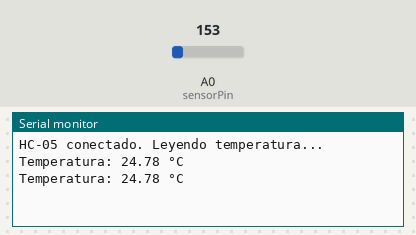
Simulated run of this sketch. Board: Arduino Uno, built with avr-gcc and run on an emulated ATmega328P. Shown: the last lines printed to the serial monitor. Inputs (shaded band) come from the test bench; at power-on: A0 (sensorPin) = 153.

Above: at 1.8 s.
1.9 s: A0 (sensorPin) set to 165
At 2.9 s:
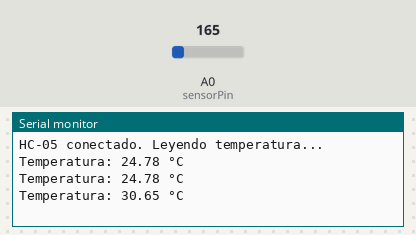
3.4 s: A0 (sensorPin) set to 175
At 4.6 s:
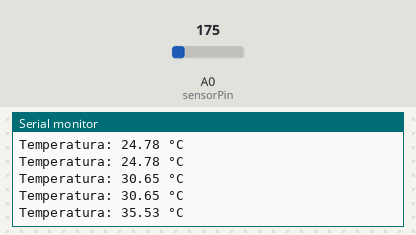
Timing chart, 0 to 6.4 s (numbered marks = the images above; inputs shaded):
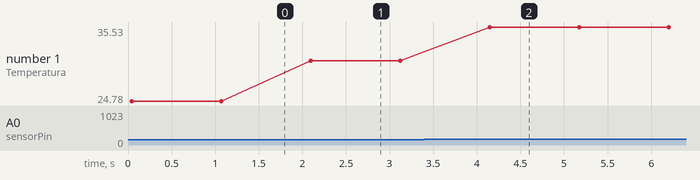

The sketch:

BT.ino
```cpp
#include <SoftwareSerial.h>

SoftwareSerial BTSerial(10, 11); // RX, TX para el módulo Bluetooth

const int sensorPin = A0;  // Pin al que está conectado el sensor de temperatura TMP

void setup() {
  Serial.begin(9600); // Inicializar comunicación con el monitor serie
  BTSerial.begin(9600); // Inicializar comunicación con el HC-05

  Serial.println("HC-05 conectado. Leyendo temperatura...");
  BTSerial.println("HC-05 conectado. Leyendo temperatura...");
}

void loop() {
  // Leer el valor del sensor TMP
  int sensorValue = analogRead(sensorPin);

  // Convertir la lectura en voltaje (0-5V)
  float voltage = sensorValue * (5.0 / 1023.0);

  // Convertir el voltaje a temperatura en grados Celsius (TMP36)
  float temperatureC = (voltage - 0.5) * 100.0;

  // Enviar la temperatura por Bluetooth y Serial Monitor
  Serial.print("Temperatura: ");
  Serial.print(temperatureC);
  Serial.println(" °C");

  BTSerial.print("Temperatura: ");
  BTSerial.print(temperatureC);
  BTSerial.println(" °C");

  // Pausa de 1 segundo antes de la siguiente lectura
  delay(1000);
}
```

Measured:
- after the input at 1.9 s, the serial monitor: prints a new line after 0.20 s (image 1)
- after the input at 3.4 s, the serial monitor: prints a new line after 0.75 s (image 2)
- plotted number 1: 24.78 → 30.65 after the input at 1.9 s, 30.65 → 35.53 after the input at 3.4 s
